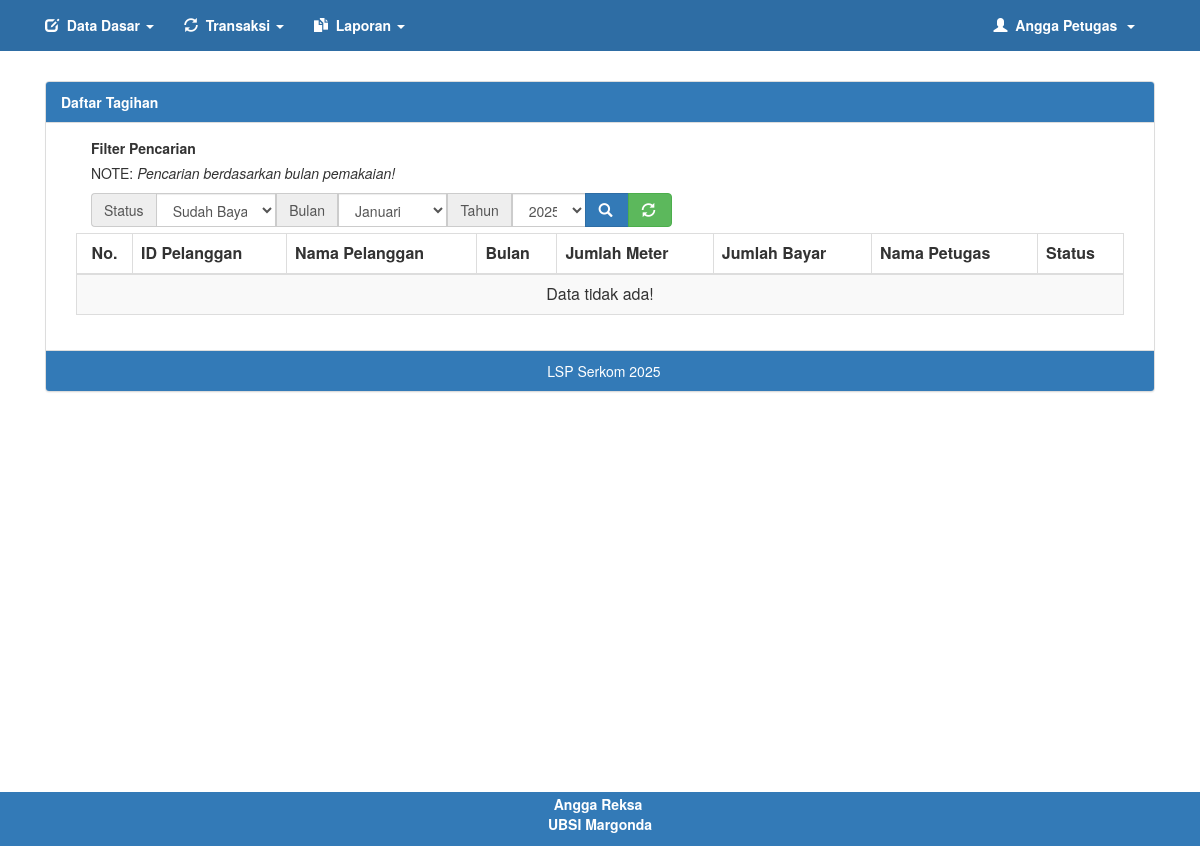
The page /pln/hal_utama.php?menu=tagihan (signed in) on the database as committed earlier.
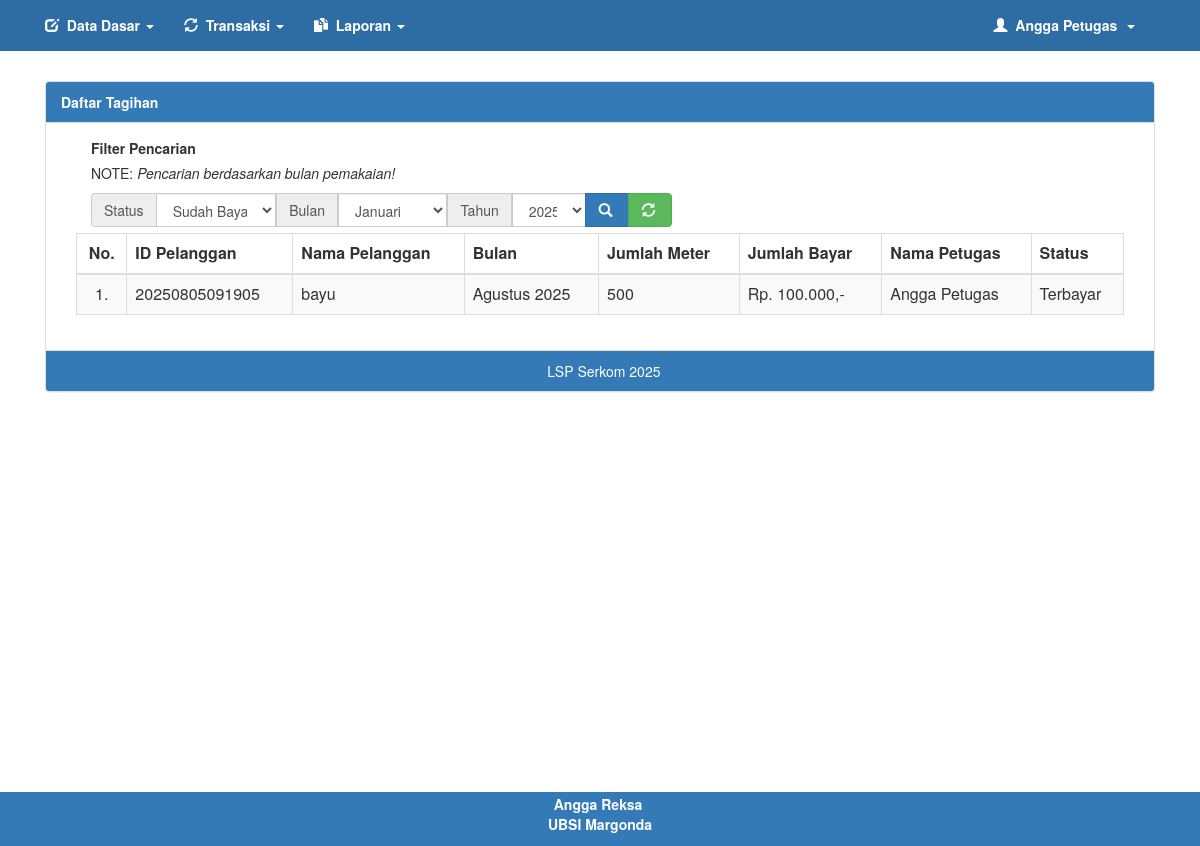
The same page on the database as committed later.
### tables this page shows
CREATE TABLE `tagihan` (
  `id_tagihan` int(11) NOT NULL,
  `id_pelanggan` varchar(14) NOT NULL,
  `bulan` varchar(2) NOT NULL,
  `tahun` year(4) NOT NULL,
  `jumlah_meter` int(11) NOT NULL,
  `tarif_perkwh` double NOT NULL,
  `jumlah_bayar` double NOT NULL,
  `status` varchar(15) NOT NULL,
  `id_user` int(11) DEFAULT NULL
);

### pln/tagihan.php (the view, shortened to what this page needs)
<?php
$cari = "";
?>
<!DOCTYPE html>
<html>
<head>
</head>
<body>
	<div class="container-fluid">
		<div class="row">
			<div class="col-md-12">
				<div class="panel panel-default">
					<div class="panel-heading" style="color:white" ;>
						<b>Daftar Tagihan</b>
					</div>
					<div class="panel-body">
						<form method="post">
							<div class="col-md-12">
								<div class="col-md-7 pull-left">
									<label>Filter Pencarian</label>
									<p>NOTE: <i>Pencarian berdasarkan bulan pemakaian!</i></p>
									<div class="input-group">
										<span class="input-group-addon">Status</span>
										<select name="status" class="form-control">
											<option value="Terbayar" <?php if (@$status == "Terbayar") {
																									echo "selected";
																								} ?>>Sudah Bayar</option>
										</select>
										<span class="input-group-addon">Bulan</span>
										<select name="bulan" class="form-control">
											<?php
											for ($a = 1; $a <= 12; $a++) {
												if ($a < 10) {
													$b = "0" . $a;
												} else {
													$b = $a;
												} ?>
												<option value="<?php echo $b; ?>" <?php if ($b == @$bln_cari) {
																														echo "selected";
																													} ?>><?php $aksi->bulan($b); ?></option>
											<?php } ?>
										</select>
										<div class="input-group-addon" id="pri">Tahun</div>
										<select name="tahun" class="form-control">
											<?php
											for ($a = date("Y"); $a < 2031; $a++) {
											?>
												<option value="<?php echo $a; ?>" <?php if ($a == @$thn_cari) {
																														echo "selected";
																													} ?>><?php echo @$a; ?></option>
											<?php } ?>
										</select>
										<div class="input-group-btn">
											<button type="submit" name="bcari" class="btn btn-primary"><span class="glyphicon glyphicon-search"></span>&nbsp;</button>
											<button type="submit" name="brefresh" class="btn btn-success"><span class="glyphicon glyphicon-refresh"></span>&nbsp;</button>
										</div>
									</div>
								</div>
							</div>
						</form>
<br>
						<br>
						<div class="col-md-12">
							<div class="table-responsive">
								<table class="table table-bordered table-striped table-hover">
									<thead>
										<th>
											<center>No.</center>
										</th>
										<th>ID Pelanggan</th>
										<th>Nama Pelanggan</th>
										<th>Bulan</th>
										<th>Jumlah Meter</th>
										<th>Jumlah Bayar</th>
										<th>Nama Petugas</th>
										<th>Status</th>
									</thead>
									<tbody>
										<?php
										$no = 0;
										$a = $aksi->tampil("qw_tagihan", $cari, "ORDER BY id_pelanggan DESC");
										if (!isset($data)) {
	$data = $aksi->tampil("qw_tagihan", $cari, "ORDER BY id_pelanggan DESC");
}
if (empty($data)) {
	$aksi->no_record(8);
} else {
	foreach ($data as $r) {
												$no++;
										?>
												<tr>
													<td align="center"><?php echo $no; ?>.</td>
													<td><?php echo $r['id_pelanggan']; ?></td>
													<td><?php echo $r['nama_pelanggan']; ?></td>
													<td><?php $aksi->bulan($r['bulan']);
															echo " " . $r['tahun']; ?></td>
													<td><?php echo $r['jumlah_meter']; ?></td>
													<td><?php $aksi->rupiah($r['jumlah_bayar']); ?></td>
													<td><?php echo $r['nama_lengkap']; ?></td>
													<td><?php echo $r['status']; ?></td>
												</tr>
										<?php }
										} ?>
									</tbody>
								</table>
							</div>
						</div>
					</div>
					<div class="panel-footer" style="color: white; text-align: center;">
						&nbsp; LSP Serkom 2025
					</div>
				</div>
			</div>
		</div>
	</div>
	<br><br><br><br><br><br>
</body>
</html>

### library/fungsi.php (shortened to what this page needs)
<?php
class oop
{
	function tampil($table, $where, $cari)
	{
		global $conn;
		$sql = mysqli_query($conn, "SELECT * FROM $table $where $cari");
		$jalan = [];
		while ($data = mysqli_fetch_array($sql)) {
			$jalan[] = $data;
		}
		return $jalan;
	}
	function no_record($col)
	{
		echo "<tr><td colspan='$col' align='center'>Data tidak ada!</td></tr>";
	}
	function rupiah($uang)
	{
		echo "Rp. " . number_format($uang, 0, ',', '.') . ",-";
	}
	function bulan($bulan)
	{
		switch ($bulan) {
			case '01':
				$bln = "Januari";
				break;
			case '02':
				$bln = "Februari";
				break;
			case '03':
				$bln = "Maret";
				break;
			case '04':
				$bln = "April";
				break;
			case '05':
				$bln = "Mei";
				break;
			case '06':
				$bln = "Juni";
				break;
			case '07':
				$bln = "Juli";
				break;
			case '08':
				$bln = "Agustus";
				break;
			case '09':
				$bln = "September";
				break;
			case '10':
				$bln = "Oktober";
				break;
			case '11':
				$bln = "November";
				break;
			case '12':
				$bln = "Desember";
				break;
		}
		echo $bln;
	}
}
?>

Rows that differ between the two databases and show on the page:
added tagihan: id_pelanggan "20250805091905", nama_pelanggan "bayu", bulan "Agustus", tahun "2025", jumlah_meter "500", jumlah_bayar "100.000", nama_lengkap "Angga Petugas", status "Terbayar"
Other text that changed with them:
text no longer shown: "Data tidak ada!"
